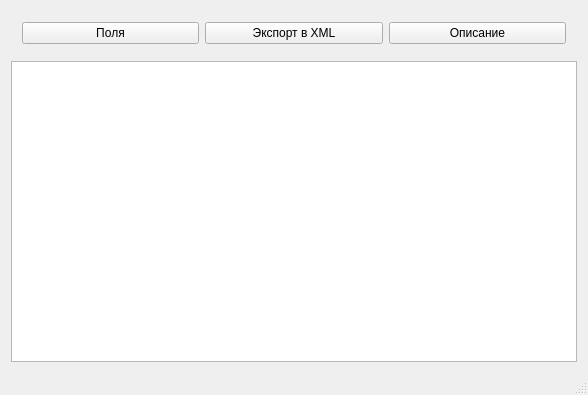
<?xml version="1.0" encoding="UTF-8"?>
<ui version="4.0">
 <class>TableDataWindow</class>
 <widget class="QMainWindow" name="TableDataWindow">
  <property name="geometry">
   <rect>
    <x>0</x>
    <y>0</y>
    <width>588</width>
    <height>395</height>
   </rect>
  </property>
  <property name="windowTitle">
   <string>Tool 1CD</string>
  </property>
  <widget class="QWidget" name="centralWidget">
   <property name="sizePolicy">
    <sizepolicy hsizetype="Expanding" vsizetype="Expanding">
     <horstretch>0</horstretch>
     <verstretch>0</verstretch>
    </sizepolicy>
   </property>
   <layout class="QVBoxLayout" name="verticalLayout">
    <item>
     <widget class="QFrame" name="frame">
      <property name="frameShape">
       <enum>QFrame::NoFrame</enum>
      </property>
      <property name="frameShadow">
       <enum>QFrame::Raised</enum>
      </property>
      <layout class="QHBoxLayout" name="horizontalLayout">
       <item>
        <widget class="QPushButton" name="fieldsButton">
         <property name="text">
          <string>Поля</string>
         </property>
        </widget>
       </item>
       <item>
        <widget class="QPushButton" name="exportToXmlButton">
         <property name="text">
          <string>Экспорт в XML</string>
         </property>
        </widget>
       </item>
       <item>
        <widget class="QPushButton" name="descriptionButton">
         <property name="text">
          <string>Описание</string>
         </property>
        </widget>
       </item>
      </layout>
     </widget>
    </item>
    <item>
     <widget class="QTableView" name="dataView"/>
    </item>
   </layout>
  </widget>
  <widget class="QStatusBar" name="statusBar"/>
 </widget>
 <layoutdefault spacing="6" margin="11"/>
 <resources/>
 <connections/>
</ui>
